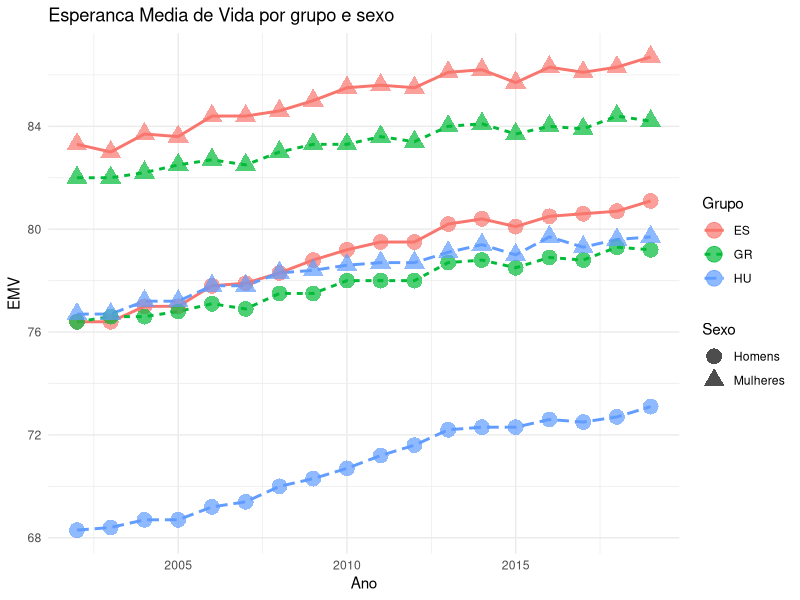

Write the R code that produced this figure.
library(tidyverse)
library(readxl)

emv <- read_excel('EsperancaVida.xlsx',
                  range = 'A9:CY70',
                  col_names = FALSE)

tibblEmv <- as_tibble(emv)

#TODO SUBSTITUIR O LOOP POR UMA FORMA MAIS COMPACTA
#tibblEmv[1,] <-  map_at(tibblEmv,.at = 2:length(tibblEmv[1,]),as.list(sapply(strsplit(as.character(tibblEmv[1,]),split = " "), `[`, 1)))
#tibblEmv[1,3]
#map(tibblEmv[1,],str_c(tibblEmv[1,],'T',sep = '_'))

for (i in 2:ncol(tibblEmv)) {
  tibblEmv[1,i] <- sapply(strsplit(as.character(tibblEmv[1,i]),split = " "), `[`, 1)
  if(i<36) {
    tibblEmv[1,i] <- str_c(tibblEmv[1,i],'Total',sep = '_')
  }
  if(i>=36 & i<70 ) {
    tibblEmv[1,i] <- str_c(tibblEmv[1,i],'Homens',sep = '_')
  }
  if (i>=70){
    tibblEmv[1,i] <- str_c(tibblEmv[1,i],'Mulheres',sep = '_')
  }
}

#colNames <- tibblEmv[1,]
#tibblEmv <- slice(tiblEmv,-1)
#colnames(tibblEmv) <- colNames

#tibblEmv <- tibblEmv %>% replace_na(list('Ano')) %>%
#  print(tibblEmv)
#replace_na(tibblEmv[1,],list('Ano'))
#replace(tibblEmv[1,],1,'Ano')
colnames(tibblEmv) <- tibblEmv[1,]
colnames(tibblEmv)[1] <- 'Ano'
tibblEmv <- slice(tibblEmv,-1)

tibblEmv %>%
  pivot_longer(UE27_Total:CH_Mulheres,names_to = 'GS',values_to = 'EMV',values_transform = list(EMV = as.numeric)) %>%
    separate(GS,c('Grupo','Sexo'),sep = '_') %>%
  filter((Grupo == 'ES'| Grupo == 'GR'|Grupo == 'HU') &
           (between(Ano,2002,2019)) &
           #(Sexo == 'Total')) %>%
           (Sexo == 'Homens'|Sexo == 'Mulheres')) %>%
  ggplot(aes(x = Ano, y = EMV,Group = Grupo,colour = Grupo,shape = Sexo))+
  geom_line(aes(linetype = Grupo),size = 1)+
  geom_point( size = 5, alpha = 0.7)+
  theme_minimal()+
  labs(title = 'Esperanca Media de Vida por grupo e sexo')


#TEST - 3 Variaveis
#tibblEmv %>%
#  pivot_longer(UE27_Total:CH_Mulheres,names_to = 'GS',values_to = 'EMV') %>%
#  separate(GS,c('Grupo','Sexo'),sep = '_') %>%
#  filter((Grupo == 'GR') & #| Grupo == 'GR'|Grupo == 'HU') &
#           (between(Ano,2002,2010)) &
#           (Sexo == 'Total')) %>%
#           #(Sexo == 'Homens'|Sexo == 'Mulheres')) %>%
#  ggplot(aes(x = Ano, y = EMV,group =))+
#  geom_line(size = 1)+
#  geom_point(size = 5, alpha = 0.7)+
#  theme_minimal()+
#  labs(title = 'Esperanca Media de Vida por grupo e sexo')



#tiblEmv <- tibble(Grupo = rep('l',length.out = 3*nrow(emv)),
#                  Ano = rep(0,length.out = 3*nrow(emv)),
#                  Sexo =  rep(c('Total','Homens','Mulheres'),length.out = 3*nrow(emv)),
#                  EMV = rep(0,length.out = 3*nrow(emv)))

#for (i in 2:nrow(tiblEmv)) {
#  if(i==36) {
#    break
#  }
#  tiblEmv[3*(i-1)-2,1] <- emv[1,1+i]
#  tiblEmv[3*(i-1)-1,1] <- emv[1,1+i]
#  tiblEmv[3*(i-1),1] <- emv[1,1+i]
#}

#tiblEmv <- as_tibble(emv)
#colNames <- tiblEmv[1,]
#tiblEmv <- slice(tiblEmv,-1)
#colnames(tiblEmv) <- colNames

#tiblEmv %>%
#  pivot_longer(c(Homens,Mulheres),names_to = 'Sexo')
  #pivot_longer(select(tiblEmv,UE27:CH), names_to = "Grupo", values_to = "EMV")
  #pivot_longer(x, cols = c(lipids, density), names_to = c('.value', 'trait'),
         #names_sep = '[.]', values_drop_na = TRUE)


#dfEMV <- data.frame(Grupo = rep(0,length.out = 2*nrow(residuos)),
#                    Ano = rep(c('2004','2018'),length.out = 2*nrow(residuos)),
#                    Sexo = rep(0,length.out = 2*nrow(residuos)),
#                    EMV = rep(0,))